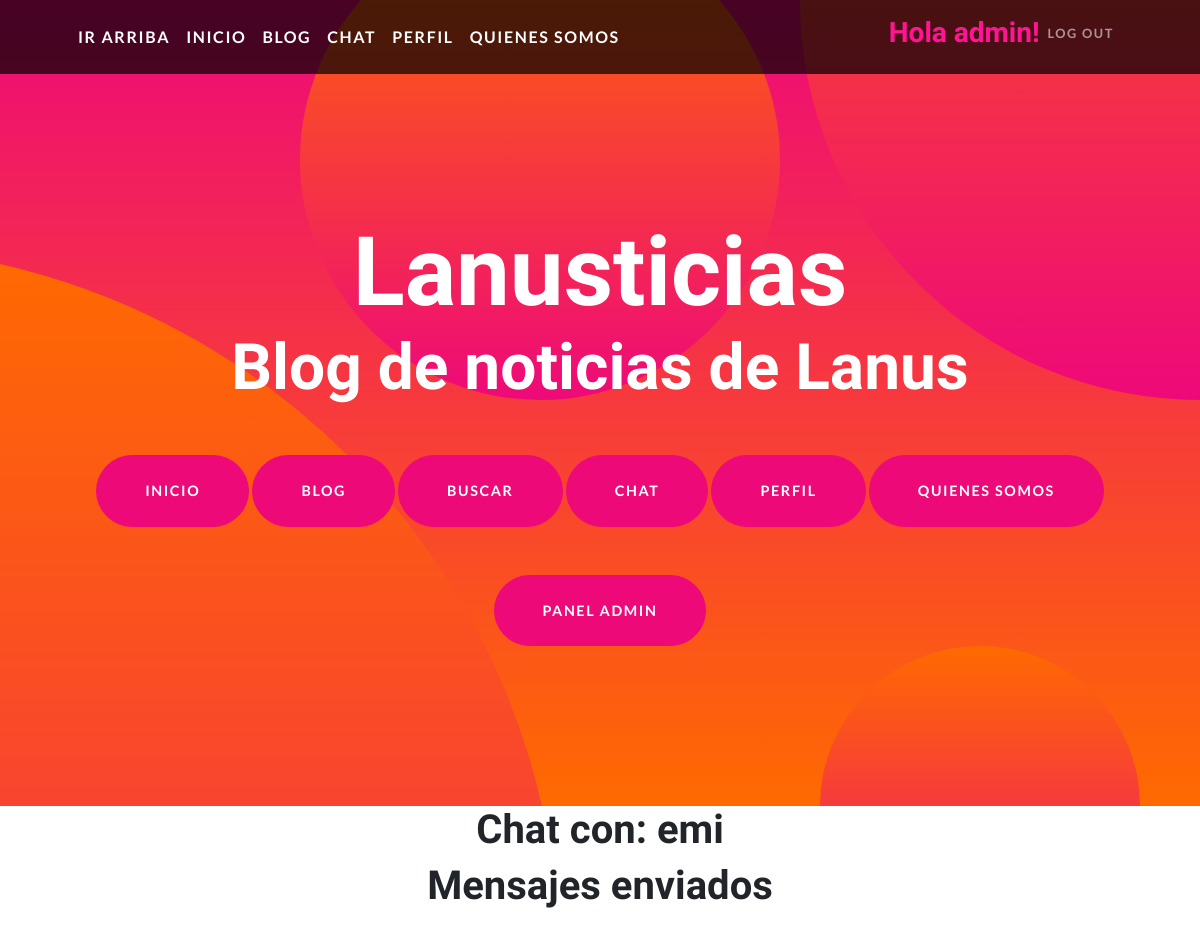
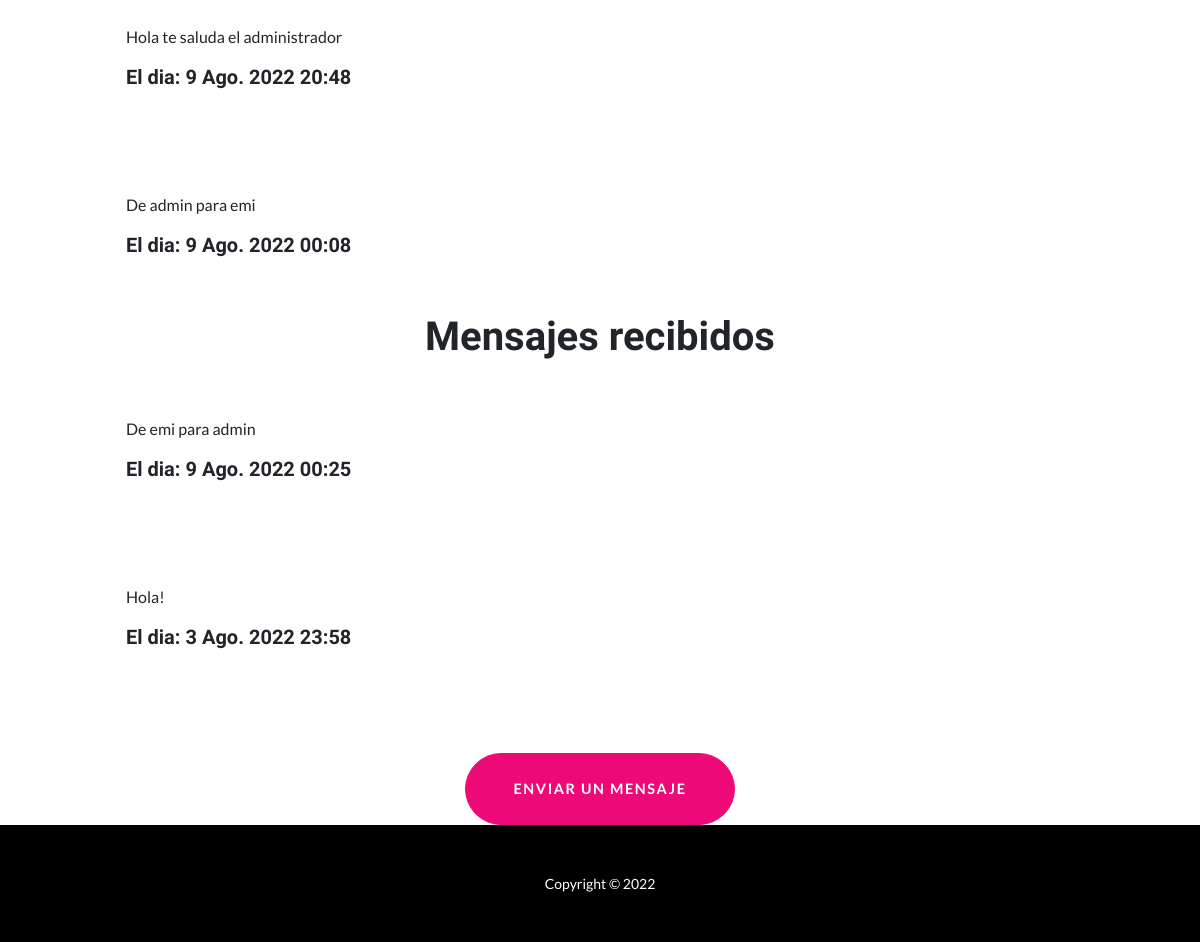
/mensajes/12 (signed in), run on the app's committed database (2 pictures, top to bottom).
### Chat/models.py (models this page shows, shortened)
class Mensaje(models.Model):
    cuerpo=models.CharField(max_length=300)
    emisor = models.ForeignKey(User, on_delete=models.CASCADE, related_name='Emisor')
    receptor = models.ForeignKey(User, on_delete=models.CASCADE, related_name='Receptor')
    enviado = models.DateTimeField(auto_now_add=True)
    leido=models.BooleanField(default=False)
    class Meta:
        ordering = ['-enviado']

### Chat/views.py (the view)
# urls.py: path('mensajes/<id>', mensajes, name='mensajes'),
@login_required
def mensajes(request,id):
    mensaje=Mensaje.objects.get(id=id)
    '''Traigo un objeto, si el mensaje lo mande yo soy el emisor, si lo recibi soy el receptor'''
    if mensaje.emisor == request.user:
        yo=mensaje.emisor
        otro=mensaje.receptor
        nombre=mensaje.receptor
    else:
        yo=mensaje.receptor
        otro=mensaje.emisor
        nombre=mensaje.emisor
    mensajes_enviados=Mensaje.objects.filter(receptor=otro).filter(emisor=yo)
    mensajes_recibidos=Mensaje.objects.filter(receptor=yo).filter(emisor_id=otro)
    return render (request, 'mensajes.html', {'mensaje': mensaje,'nombre': nombre, 'mensajes_enviados':mensajes_enviados, 'mensajes_recibidos': mensajes_recibidos})

### templates/mensajes.html (shortened to what this page needs)
{% extends 'index.html' %}
{% block contenido_que_cambia %}
<h1 style='text-align:center'>Chat con: {{nombre}}</h1>
<h1 style='text-align:center'>Mensajes enviados</h1>
{% if mensajes_enviados %}
{% for enviado in mensajes_enviados %}
<section id="scroll">
    <div class="container px-5">
        <div class="row gx-5 align-items-center">
            <div class="col-lg-6 order-lg-1">
                <div class="p-5">
                    <p>{{enviado.cuerpo}}</p>
                    <h5>El dia: {{enviado.enviado}}</h5>
                </div>
            </div>
        </div>
    </div>
</section>
{% endfor %}
{% else %}
<h3 style='text-align:center'>Todavia no le enviaste mensajes a: {{nombre}}</h1>
{% endif %}
<h1 style='text-align:center'>Mensajes recibidos</h1>
{% if mensajes_recibidos %}
{% for recibido in mensajes_recibidos %}
<section id="scroll">
    <div class="container px-5">
        <div class="row gx-5 align-items-center">
            <div class="col-lg-6 order-lg-1">
                <div class="p-5">
                    <p>{{recibido.cuerpo}}</p>
                    <h5>El dia: {{recibido.enviado}}</h5>
                </div>
            </div>
        </div>
    </div>
</section>
{% endfor %}
{% else %}
<h3 style='text-align:center'>Todavia no recibiste mensajes de: {{nombre}}</h1>
{% endif %}
<div style="text-align:center ;"><a  class="btn btn-primary btn-xl rounded-pill mt-5" href="{% url 'mandar_mensaje' %}" &amp;>Enviar un mensaje</a></div>
{% endblock %}

### templates/index.html (shortened to what this page needs)
<!DOCTYPE html>
<html lang="en">
    <head>
        {% load static %}
        <link href="{% static 'WebApp/css/styles.css' %}" rel="stylesheet" />
    </head>
    <body id="page-top">
        <nav class="navbar navbar-expand-lg navbar-dark navbar-custom fixed-top">
            <div class="container px-5">
                <a class="navbar-brand" href="#page-top">Ir Arriba</a>
                <a class="navbar-brand" href="{% url 'inicio' %}">Inicio</a>
                <a class="navbar-brand" href="{% url 'blogs' %}">Blog</a>
                {% if request.user.is_authenticated %}
                <a class="navbar-brand" href="{% url 'chat' %}">Chat</a>
                <a class="navbar-brand" href="{% url 'mostrar_perfil' %}">Perfil</a>
                {% endif %}
                <a class="navbar-brand" href="{% url 'about' %}">Quienes Somos</a>
                <div class="collapse navbar-collapse" id="navbarResponsive">
                    <ul class="navbar-nav ms-auto">
                        {% if request.user.is_authenticated %}
                        <h3 style="color:deeppink">Hola {{request.user.username}}!</h3>
                        <li class="nav-item"><a class="nav-link" href="{% url 'logout' %}">Log out</a></li>
                        {% endif %}
                    </ul>
                </div>
            </div>
        </nav>
        {% block paneladmin %}
        <header class="masthead text-center text-white">
            <div class="masthead-content">
                <div class="container px-5">
                    <h1 class="masthead-heading mb-0">Lanusticias</h1>
                    <h2 class="masthead-subheading mb-0">Blog de noticias de Lanus</h2>
                    <a class="btn btn-primary btn-xl rounded-pill mt-5" href="{% url 'inicio' %}">Inicio</a>
                    <a class="btn btn-primary btn-xl rounded-pill mt-5" href="{% url 'blogs' %}">Blog</a>
                    <a class="btn btn-primary btn-xl rounded-pill mt-5" href="{% url 'busqueda_blog' %}">Buscar</a>
                    {% if request.user.is_authenticated %}
                    <a class="btn btn-primary btn-xl rounded-pill mt-5" href="{% url 'chat' %}">Chat</a>
                    <a class="btn btn-primary btn-xl rounded-pill mt-5" href="{% url 'mostrar_perfil' %}">Perfil</a>
                    {% endif %}
                    <a class="btn btn-primary btn-xl rounded-pill mt-5" href="{% url 'about' %}">Quienes somos</a>
                    {% if request.user.is_superuser %}
                    <a class="btn btn-primary btn-xl rounded-pill mt-5" href="{% url 'paneladmin' %}">Panel Admin</a>
                    {% endif %}
                </div>
            </div>
            <div class="bg-circle-2 bg-circle"></div>
            <div class="bg-circle-3 bg-circle"></div>
            <div class="bg-circle-4 bg-circle"></div>
        </header>
        {% endblock %}
        {% block contenido_que_cambia %}{% endblock %}
        <footer class="py-5 bg-black">
            <div class="container px-5"><p class="m-0 text-center text-white small">Copyright &copy; 2022</p></div>
        </footer>
    </body>
</html>

### data on the page
Mensaje: cuerpo "Hola te saluda el administrador", enviado "9 Ago. 2022 20:48"
Mensaje: cuerpo "De admin para emi", enviado "9 Ago. 2022 00:08"
Mensaje: cuerpo "De emi para admin", enviado "9 Ago. 2022 00:25"
Mensaje: cuerpo "Hola!", enviado "3 Ago. 2022 23:58"

### other printed values
{{ request.user.username }} "admin"
{{ nombre }} "emi"
